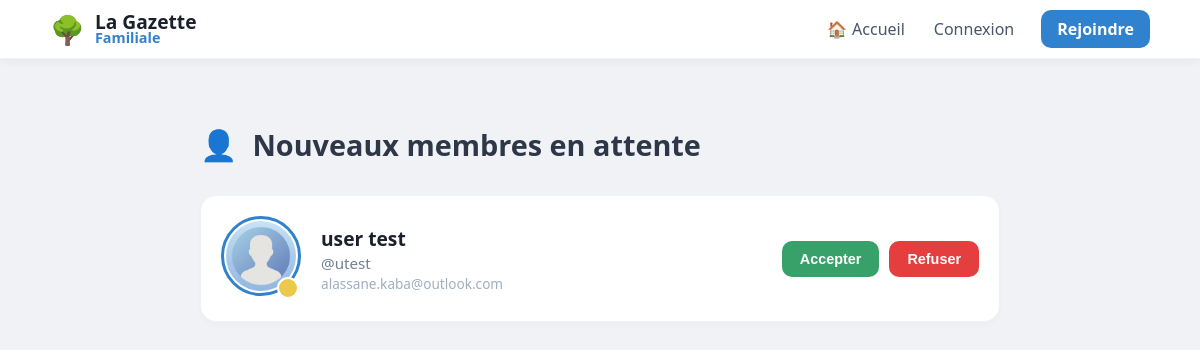
Before: /admin/users with the older database file.
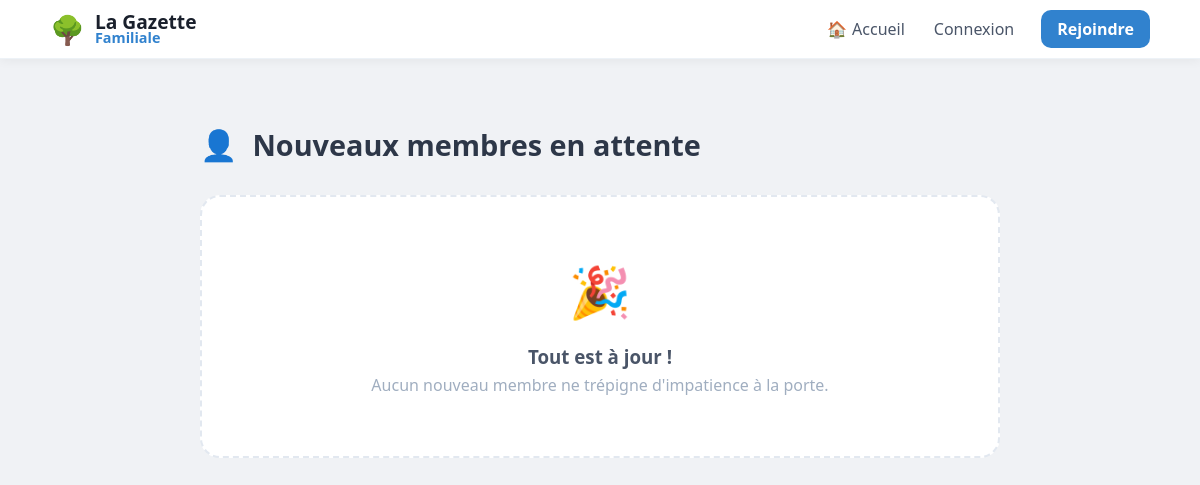
After: the same page with the newer database file.
### tables this page shows
CREATE TABLE users (
                id INTEGER PRIMARY KEY AUTOINCREMENT, 
                email TEXT UNIQUE, 
                firstname TEXT, 
                lastname TEXT, 
                username TEXT UNIQUE, 
                password TEXT, 
                avatar TEXT,
                cover TEXT,
                bio TEXT,
                is_approved INTEGER DEFAULT 0,
                is_admin INTEGER DEFAULT 0
            );

### app.py (the view)
@app.route("/admin/users")
def admin_users():
    db = get_db()
    pending = db.execute("SELECT * FROM users WHERE is_approved = 0").fetchall()
    return render_template("admin.html", users=pending)

### app.py (called while the page is built)
def get_db():
    db = sqlite3.connect("database.db")
    db.row_factory = sqlite3.Row
    return db

@app.context_processor
def inject_global_stats():
    stats = {'total_users': 0, 'total_posts': 0}
    if session.get('user'):
        db = get_db()
        u_count = db.execute("SELECT COUNT(*) FROM users WHERE is_approved = 1").fetchone()[0]
        p_count = db.execute("SELECT COUNT(*) FROM posts").fetchone()[0]
        stats = {'total_users': u_count, 'total_posts': p_count}
    return stats

@app.context_processor
def inject_pending_count():
    if session.get('is_admin'):
        db = get_db()
        count = db.execute("SELECT COUNT(*) as total FROM users WHERE is_approved = 0").fetchone()
        return {'pending_count': count['total']}
    return {'pending_count': 0}

@app.context_processor
def inject_notifications_count():
    if session.get('user'):
        db = get_db()
        count = db.execute("SELECT COUNT(*) FROM notifications WHERE username = ? AND is_read = 0",
                           (session['user'],)).fetchone()[0]
        return {'unread_count': count}
    return {'unread_count': 0}

### templates/admin.html
{% extends "base.html" %}
{% block content %}
<div style="grid-column: 1 / -1; max-width: 800px; margin: 20px auto; width: 100%;">
    <div style="display: flex; align-items: center; gap: 15px; margin-bottom: 30px;">
        <span style="font-size: 30px;">👤</span>
        <h2 style="color: #2d3748; margin: 0; font-size: 1.8em; font-weight: 800;">Nouveaux membres en attente</h2>
    </div>
    {% if users %}
    <div style="display: flex; flex-direction: column; gap: 15px;">
        {% for user in users %}
        <div class="post-card"
             style="background: white; border-radius: 16px; padding: 20px; display: flex; align-items: center; justify-content: space-between; box-shadow: 0 4px 6px rgba(0,0,0,0.02); border: 1px solid #edf2f7;">
            <div style="display: flex; align-items: center; gap: 20px;">
                <div style="position: relative;">
                    <img src="{{ url_for('static', filename='avatars/' + (user['avatar'] if user['avatar'] and user['avatar'] != 'null' else 'default.png')) }}"
                         style="width: 70px; height: 70px; border-radius: 50%; object-fit: cover; border: 3px solid #3182ce; padding: 2px;"
                         onerror="this.src='{{ url_for('static', filename='avatars/default.png') }}';">
                    <div style="position: absolute; bottom: 2px; right: 2px; width: 18px; height: 18px; background: #ecc94b; border-radius: 50%; border: 2px solid white;"
                         title="En attente"></div>
                </div>
                <div>
                    <strong style="display: block; color: #1a202c; font-size: 1.2em;">{{ user['firstname'] }} {{
                        user['lastname'] }}</strong>
                    <span style="color: #718096; font-size: 0.95em;">@{{ user['username'] }}</span>
                    <span style="color: #a0aec0; font-size: 0.85em; display: block;">{{ user['email'] }}</span>
                </div>
            </div>
            <div style="display: flex; gap: 10px;">
                <form action="{{ url_for('approve_user', user_id=user['id']) }}" method="POST" style="margin: 0;">
                    <button type="submit"
                            style="background: #38a169; color: white; border: none; padding: 10px 18px; border-radius: 10px; font-weight: 700; cursor: pointer; transition: 0.3s; font-size: 0.9em;">
                        Accepter
                    </button>
                </form>
                <form action="{{ url_for('reject_user', user_id=user['id']) }}" method="POST" style="margin: 0;"
                      onsubmit="return confirm('Refuser et supprimer cet utilisateur ?');">
                    <button type="submit"
                            style="background: #e53e3e; color: white; border: none; padding: 10px 18px; border-radius: 10px; font-weight: 700; cursor: pointer; transition: 0.3s; font-size: 0.9em;">
                        Refuser
                    </button>
                </form>
            </div>
        </div>
        {% endfor %}
    </div>
    {% else %}
    <div style="text-align: center; padding: 60px 20px; background: white; border-radius: 20px; border: 2px dashed #e2e8f0;">
        <span style="font-size: 50px; display: block; margin-bottom: 15px;">🎉</span>
        <h3 style="color: #4a5568; margin-bottom: 5px;">Tout est à jour !</h3>
        <p style="color: #a0aec0; margin: 0;">Aucun nouveau membre ne trépigne d'impatience à la porte.</p>
    </div>
    {% endif %}
</div>
{% endblock %}

Changed rows visible on the page:
no longer on this page (row edited): users: avatar (placeholder picture), firstname "user", lastname "test", username "utest", email "alassane.kaba@outlook.com"
Other visible differences:
text now shown: "🎉 Tout est à jour ! Aucun nouveau membre ne trépigne d'impatience à la porte."
